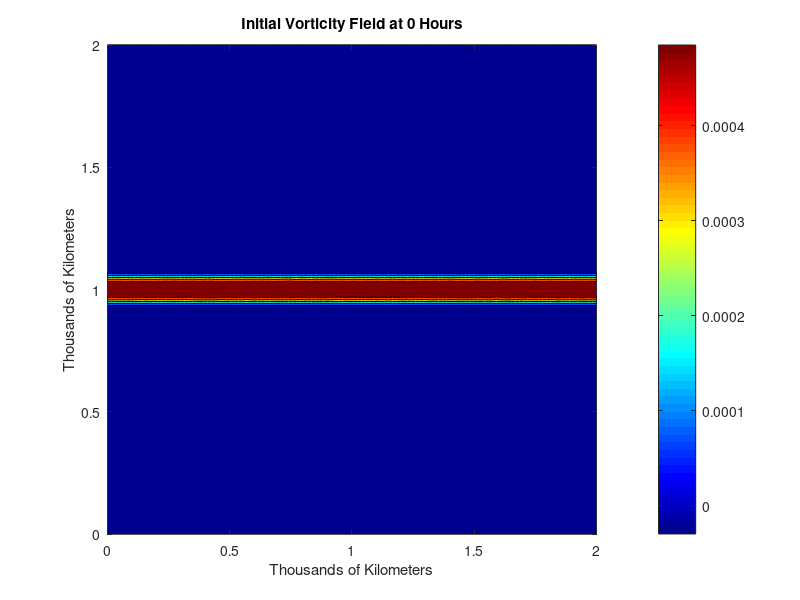
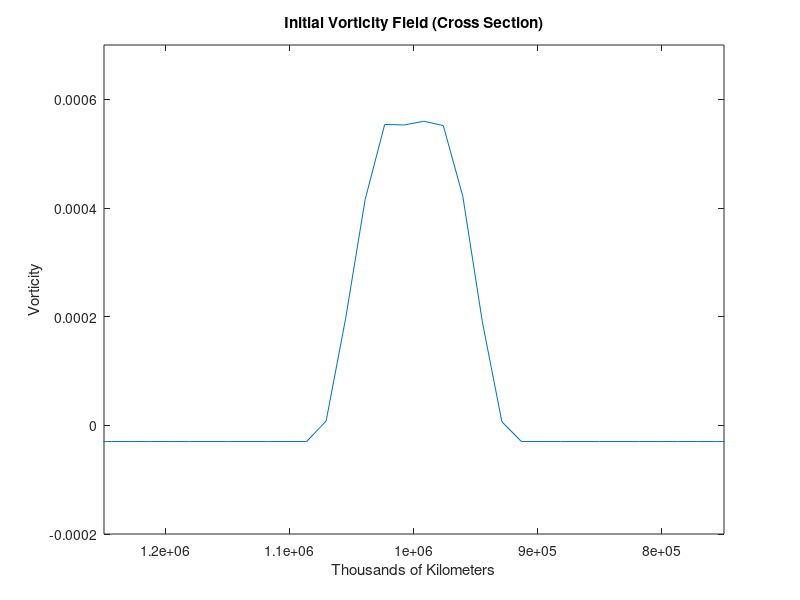

Write the MATLAB code that produced these figures, in order. (Note: this script raises an error after producing the figures.)
%{
The original BVE Model was built by Ann Clay, Alexander Donato, and Patrick Sult, with
a huge amount of help from Dr. Thomas Guinn, for WX 462 Numerical Weather Prediction.
Credit goes to Tyler Geen for building the initial code for "relaxationcyclic.m".
The model has been adapted and modified by Alexander Donato, Samuel Rachelson, and 
James Trafny for MA 360 Mathematical Modelling and Simulation I.
%}

clc
clear
close all

%% Define constants needed for the model
Re = 6.371e06;               % Radius of Earth (m)
Omega = 7.292e-05;           % Angular velocity of Earth (s^-1)
lat = 9;                     % Latitude (degrees N) for determining beta
beta = 2*Omega*cosd(lat)/Re; % beta (df/dy) value at "lat" (1/ms)
tol = 1e-7;                  % Defines tolerance for accuracy for the relaxation method

%% Define grid characteristics
jmax = 128;                    % Number of grid points in x dir (i.e., columns)
imax = 128;                    % Number of grid points in y dir (i.e., rows)

psi = zeros(imax,jmax);        % Sets size of psi grid, uses zeroes as initial guess

Lx = 2000*1e03;                % Physical grid width in m (~ a hemisphere)
Ly = 2000*1e03;                % Physical grid height in m (~ equator to pole)

x = linspace(0,Lx,jmax);       % Create x grid
y = linspace(0,Ly,imax);       % Create y grid

dx = x(2)-x(1);                % Grid space distance in x (dx should equal dy).
dy = y(2)-y(1);                % Grid space distance in y (not used).

[X,Y] = meshgrid(x/1e6,y/1e6); % Create meshgrid in 1000's of km for plotting

%% Define time parameters
dt = 120;                   % Time-step in seconds; can be increased to at least 360
time_hrs = 12;              % Total number of hours of simulation
time_sec = time_hrs*3600;   % Total time of simulation in seconds
nmax = ceil(time_sec/dt);   % Total number of iterations needed

%% Create initial condition - Hermite-like
r = zeros(imax, jmax);

yb = 0.98e6;                                % Begining y-location for Hermite
ye = 0.92e6;                                % End y-loccation Hermite
for ii=1:imax/2
    for jj = 1:jmax
        r(ii,jj) = abs((y(ii)-yb)/(ye-yb)); % Bottom half distance
    end
end

yb = 1.02e6;                                % Begining y-location for Hermite
ye = 1.08e6;                                % End y-loccation Hermite
for ii=imax/2:imax
    for jj = 1:jmax
        r(ii,jj) = abs((y(ii)-yb)/(ye-yb)); % Top half distance
    end
end

zeta_grid = zeros(imax, jmax);              % Sets size of zeta grid
zeta_max = 6e-04;                           % Max value at any point

rng(1); % Keeps seed of random number same each time

for ii = 1:imax
    for jj = 1:jmax
        zeta_o = zeta_max*(1+.06*(.5-rand)); % Random number used to add initial disturbance to model
        
        if y(ii) >= 1.08e6 || y(ii) <= 0.92e6
            zeta_grid(ii,jj) = 0;
        elseif y(ii) >= 1.02e6 || y(ii) <= 0.98e6
            zeta_grid(ii,jj) = zeta_o*(1-(3*r(ii,jj)^2)+(2*r(ii,jj)^3)); % Creates Hermite-like shape
        else
            zeta_grid(ii,jj) = zeta_max*(1+.06*(.5-rand));
        end
    end
end

%% Subtracting zetamean
zetamean = sum(sum(zeta_grid))/(imax*jmax); % Starts model with zero initial vorticity
zeta_grid = zeta_grid - zetamean; % Removes average vorticity from every grid point

%% Plot Initial Iteration
contourf(X,Y,zeta_grid,5)
colormap(jet)
colorbar
axis equal
header = sprintf('Initial Vorticity Field at 0 Hours');
title(header)
xlabel('Thousands of Kilometers')
ylabel('Thousands of Kilometers')

figure
plot(y,zeta_grid(:,jmax/2))
set(gca, 'XDir','reverse')
header = sprintf('Initial Vorticity Field (Cross Section)');
title(header)
xlabel('Thousands of Kilometers')
ylabel('Vorticity')
xlim([0.75e6 1.25e6])
ylim([-2e-4 7e-4])

%% Model Code
Fn = -Jac_PS(psi,zeta_grid,dx)-dfdx(psi,dx)*beta; % BVE
%    Relative Vort. Adv.  Planetary Vort. Adv.

zetanp1 = zeta_grid + dt * Fn;
psinp1 = relaxationcyclic(psi,zeta_grid,dx,tol); % Uses relaxation code to get psi field

zetanm1 = zeta_grid;
zeta_grid = zetanp1;
psi = psinp1;

iterations = (time_hrs*3600)/ dt - 1;
fprintf('Total Iterations Required >> %d\n', iterations);
cit = 1; % Initiates counter for Courant number array
Cmat = zeros(1,nmax); % Array for Courant numbers to be read into

% create video
filepath = strcat('Results\\', num2str(time_hrs), 'H_', num2str(imax), 'x', num2str(jmax));
v = VideoWriter(filepath);
v.FrameRate = 30;
open(v);

for ii=2:nmax % Calculates
    Fn = -Jac_PS(psi,zeta_grid,dx)-dfdx(psi,dx)*beta; % BVE
    zetanp1 = zetanm1+2*dt*Fn;
    psinp1 = relaxationcyclic(psi,zetanp1,dx,tol);  
    zetanm1 = zeta_grid+0.25*(zetanm1-2*zeta_grid+zetanp1); % Time filter (provided by Dr. Guinn)    
    zeta_grid = zetanp1;
    psi = psinp1;  
    
    % Print iterations remaining
    iterations = iterations - 1;
    clc;
    fprintf('Iterations remaining: %d\n', iterations);
    
    %% Plotting code
    if mod(ii*dt,0.2*3600) == 0
        figure('visible','off') % Although paper says print 3 hours, this supresses figure and prints at .5 for fluid video
        cit = cit+1; % Counter for Courant array
        ug=-dfdy(psi,dx);
        vg=dfdx(psi,dx);
        c=max(max(sqrt(ug.^2+vg.^2))); % Calculates c
        C = c*(dt/dx); % Calculates Courant Number
        Cmat(cit) = C; % Reads Courant Number of every third iteration into array Cmat
        contourf(X,Y,zeta_grid,5) % Plots all iterations after first
        colormap(jet)
        colorbar
        header = sprintf('Vorticity Field at %d hours, C = %.4f', floor(ii*dt/3600), C);
        title(header)
        xlabel('Thousands of Kilometers')
        ylabel('Thousands of Kilometers')
        axis equal
        
        frame = getframe(gcf);
        writeVideo(v,frame);
    end
end

close(v);